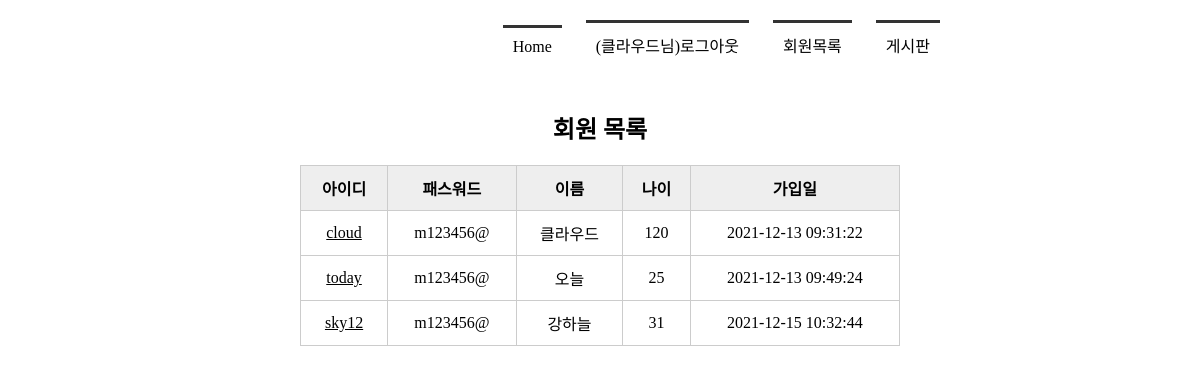
/member_list (signed in), run on the app's committed database.
### tables this page shows
CREATE TABLE member(
            mid CHAR(5) PRIMARY KEY,
            passwd CHAR(8) NOT NULL,
            name TEXT NOT NULL,
            age INTEGER,
            regDate TIMESTAMP DATE DEFAULT (datetime('now', 'localtime'))
        );

### app.py (the view)
@app.route('/member_list')
def member_list():
    conn = getconn()
    cur = conn.cursor()
    sql = "SELECT * FROM member"
    cur.execute(sql)
    rs = cur.fetchall()
    conn.close()
    return render_template('member_list.html', rs=rs)

### app.py (called while the page is built)
def getconn():
    conn = sqlite3.connect('./memberdb.db')
    return conn

### templates/member_list.html (shortened to what this page needs)
<!DOCTYPE html>
<html lang="ko">
<head>
    <link rel="stylesheet" href="{{ url_for('static', filename='css/style.css') }}">
</head>
<body>
    <div id="container">
        {% include 'nav_bar.html' %}
        <section>
            <h1>회원 목록</h1>
            <table>
                <tr>
                    <th>아이디</th><th>패스워드</th><th>이름</th><th>나이</th><th>가입일</th>
                </tr>
                {% for i in rs %}
                <tr>
                    <td><a href="{{ url_for('member_view', id=i[0]) }}">{{ i[0] }}</a></td>
                    <td>{{ i[1] }}</td>
                    <td>{{ i[2] }}</td>
                    <td>{{ i[3] }}</td>
                    <td>{{ i[4] }}</td>
                </tr>
                {% endfor %}
            </table>
        </section>
    </div>
</body>
</html>

### templates/nav_bar.html
<header>
    <nav>
        <ul>
            {% if session %}
                <li><a href="{{ url_for('index') }}">Home</a></li>
                <li><a href="{{ url_for ('logout') }}">({{ session['userName'] }}님)로그아웃</a></li>
                <li><a href="{{ url_for('member_list') }}">회원목록</a></li>
                <li><a href="{{ url_for('board_list') }}">게시판</a></li>
            {% else %}
                <li><a href="{{ url_for('index') }}">Home</a></li>
                <li><a href="{{ url_for('login') }}">로그인</a></li>
                <li><a href="{{ url_for('register') }}">회원가입</a></li>
                <li><a href="{{ url_for('board_list') }}">게시판</a></li>
            {% endif %}
        </ul>
    </nav>
</header>

### static/css/style.css (style rules this page uses)
* { margin: 0; padding: 0; }
#container { width: 1000px; margin: 10px auto; }
header { height: 100px; }
nav ul { list-style: none; text-align: right; margin-right: 150px; }
nav ul li { display: inline-block; margin: 10px; border-top: 3px solid #333; padding: 10px; }
nav ul li a { text-decoration: none; color: #000; }
section { text-align: center; }
section table { width: 600px; margin: 0 auto; border-collapse: collapse; }
section h1 { margin-bottom: 20px; }
section table, th, td { border: 1px solid #ccc; padding: 10px }
section table th { background-color: #eee }
section table a { color: #000; }

### data on the page
member: userName "클라우드", mid "cloud", passwd "m123456@", name "클라우드", age "120", regDate "2021-12-13 09:31:22"
member: mid "today", passwd "m123456@", name "오늘", age "25", regDate "2021-12-13 09:49:24"
member: mid "sky12", passwd "m123456@", name "강하늘", age "31", regDate "2021-12-15 10:32:44"
